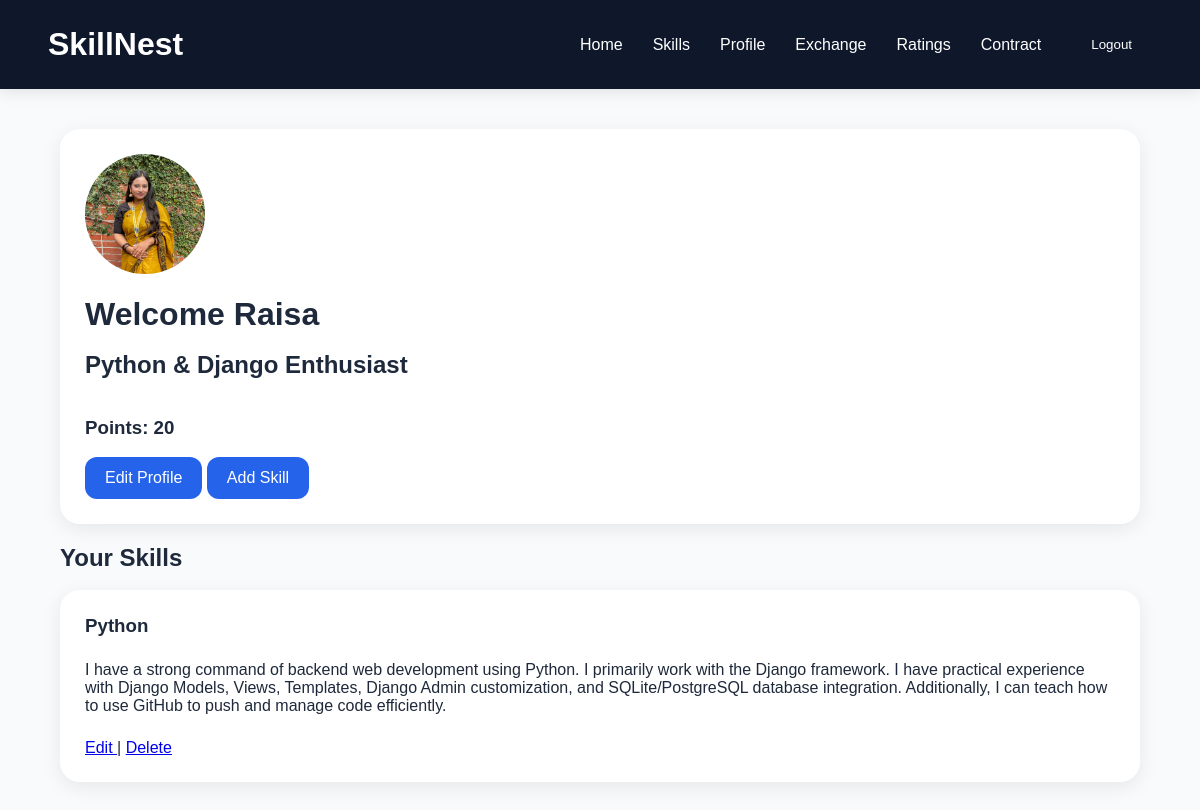
Page /account/profile/ (signed in) on the committed database.
### accounts/models.py (models this page shows, shortened)
class Profile(models.Model):
    user = models.OneToOneField(User, on_delete=models.CASCADE)
    bio = models.TextField(blank=True)
    image = models.ImageField(upload_to='profiles/', null = True , blank = True)
    points = models.IntegerField(default=20)

### skills/models.py (models this page shows)
class Skill(models.Model):
    user = models.ForeignKey(User, on_delete=models.CASCADE)
    category = models.ForeignKey(Category, on_delete=models.SET_NULL, null=True, blank=True)
    name = models.CharField(max_length=100)
    description = models.TextField()
    skill_level = models.CharField(
        max_length=20,
        choices=[
            ('Beginner', 'Beginner'),
            ('Intermediate', 'Intermediate'),
            ('Advanced', 'Advanced'),
        ],
        default='Beginner'
    )
    image = models.ImageField(upload_to='skills/', null=True, blank=True)
    created_at = models.DateTimeField(auto_now_add=True)

### accounts/views.py (the view)
@login_required
def profile(request):
    skills = Skill.objects.filter(
        user=request.user
    )
    return render(
        request,
        'accounts/profile.html',
        {
            'skills': skills
        }
    )

### accounts/templates/accounts/profile.html
{% extends 'base.html' %}
{% block content %}
<div class="card">
    {% if user.profile.image %}
        <img
        src="{{ user.profile.image.url }}"
        width="120"
        height="120"
        style="
        border-radius:50%;
        object-fit:cover;
        ">
    {% endif %}
    <br><br>
    <h1>
        Welcome {{ user.username }}
    </h1>
    <br>
    <h2>
        {{ user.profile.bio }}
    </h2>
    <br>
    <h3>
        Points:
        {{ user.profile.points }}
    </h3>
    <br>
    <a
    href="{% url 'edit_profile' %}"
    class="btn">
        Edit Profile
    </a>
    <a
    href="{% url 'add_skill' %}"
    class="btn">
        Add Skill
    </a>
</div>
<h2>
    Your Skills
</h2>
<br>
{% for skill in skills %}
    <div class="card">
        <h3>
            {{ skill.name }}
        </h3>
        <br>
        <p>
            {{ skill.description }}
        </p>
        <br>
        <a href="{% url 'edit_skill' skill.id %}">
            Edit
        </a>
        |
        <a href="{% url 'delete_skill' skill.id %}">
            Delete
        </a>
    </div>
{% empty %}
    <p>
        No skills yet
    </p>
{% endfor %}
{% endblock %}

### static/css/style.css (style rules this page uses)
* { margin:0; padding:0; box-sizing:border-box; }
body { font-family:Arial, sans-serif; background:#f8fafc; color:#1e293b; }
.card { background:white; border-radius:20px; padding:25px; margin-bottom:20px; box-shadow:0 5px 20px rgba(0,0,0,.08); transition:.3s; }
.card p { margin: 6px 0; }
button, .btn { background:#2563eb; color:white; border:none; padding:12px 20px; border-radius:12px; text-decoration:none; cursor:pointer; display:inline-block; transition:.3s; }
.card h2 { margin-bottom:20px; }

### rows in the picture
Skill: name "Python", description "I have a strong command of backend web development using Python. I primarily work with the Django framework. I have practical experience with Django Models, Views, Templates, Django Admin customization, and SQLite/PostgreSQL database integration. Additionally, I can teach how to use GitHub to push and manage code efficiently."

### other values in the picture
{{ user.username }} "Raisa"
{{ user.profile.bio }} "Python & Django Enthusiast"
{{ user.profile.points }} "20"
